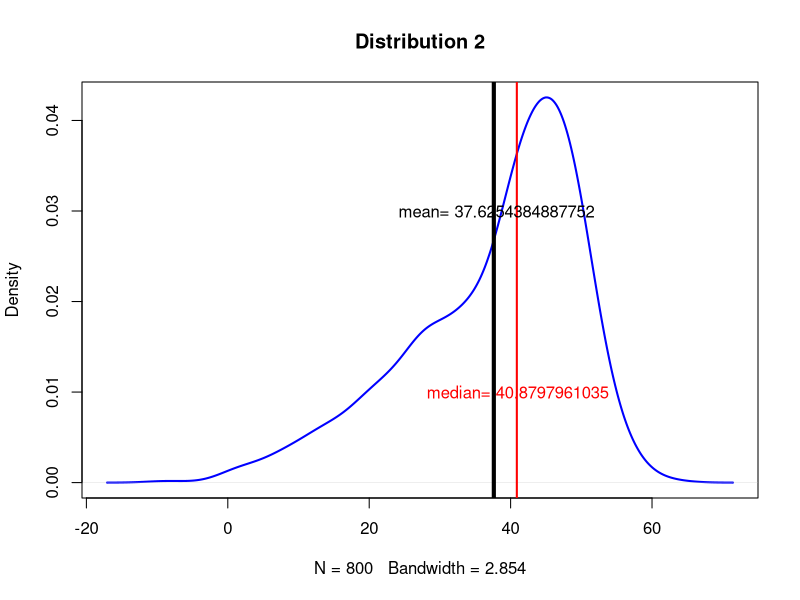
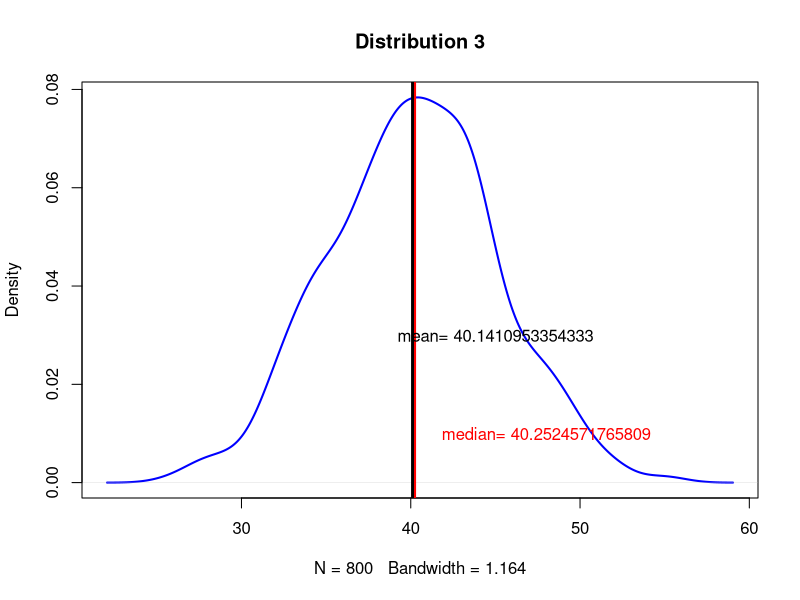
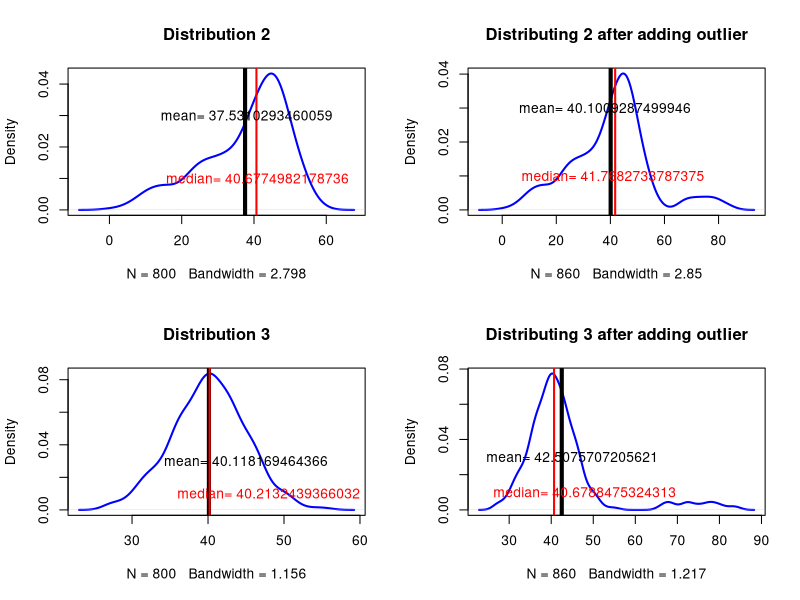
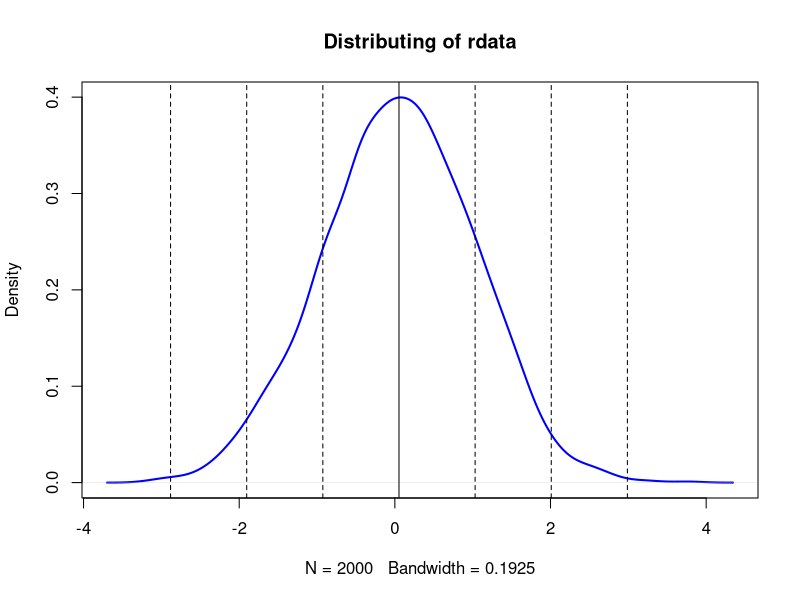

R code for these plots, in order:
## ---- chunk 1
knitr::opts_chunk$set(echo = T)
## ---- chunk 2
d1 <- rnorm(n=500, mean=45, sd=5)
d2 <- rnorm(n=200, mean=30, sd=6)
d3 <- rnorm(n=100, mean=15, sd=7)

# Let?€™s combine them into a single dataset
d123 <- c(d1, d2, d3)
a<-paste("mean=",mean(d123))
b<-paste("median=",median(d123))
# Let?€™s plot the density function of abc
{plot(density(d123), col="blue", lwd=2, 
      main = "Distribution 2")
  
  # Add vertical lines showing mean and median
  abline(v=mean(d123),lwd = 4)
  abline(v=median(d123), lwd = 2, col="red")
  text(x=38, y=0.03,a)
  text(x=41, y=0.01,b, col="red")}
## ---- chunk 3
d1 <- rnorm(n=800, mean=40, sd=5)
a<-paste("mean=",mean(d1))
b<-paste("median=",median(d1))
# Let?€™s plot the density function of abc
{plot(density(d1), col="blue", lwd=2, 
      main = "Distribution 3")
  
  # Add vertical lines showing mean and median
  abline(v=mean(d1),lwd=4)
  abline(v=median(d1),lwd=2, col="red")
  text(x=45, y=0.03,a)
  text(x=48, y=0.01,b, col="red")}
## ---- chunk 4

op=par(mfrow=c(2,2))
d1 <- rnorm(n=500, mean=45, sd=5)
d2 <- rnorm(n=200, mean=30, sd=6)
d3 <- rnorm(n=100, mean=15, sd=7)

# Let?€™s combine them into a single dataset
d123 <- c(d1, d2, d3)
a<-paste("mean=",mean(d123))
b<-paste("median=",median(d123))
# Let?€™s plot the density function of abc
{plot(density(d123), col="blue", lwd=2, 
      main = "Distribution 2")
  
  # Add vertical lines showing mean and median
  abline(v=mean(d123),lwd=4)
  abline(v=median(d123),lwd=2, col="red")
  text(x=38, y=0.03,a)
  text(x=41, y=0.01,b, col="red")}

d4 <- runif(60, min=65, max=85)
# Let?€™s combine them into a single dataset
d123 <- c(d1, d2, d3, d4)
a<-paste("mean=",mean(d123))
b<-paste("median=",median(d123))
# Let?€™s plot the density function of abc
{plot(density(d123), col="blue", lwd=2, 
      main = "Distributing 2 after adding outlier")
  
  # Add vertical lines showing mean and median
  abline(v=mean(d123),lwd=4)
  abline(v=median(d123),lwd=2, col="red")
  text(x=38, y=0.03,a)
  text(x=41, y=0.01,b, col="red")}

d1 <- rnorm(n=800, mean=40, sd=5)
a<-paste("mean=",mean(d1))
b<-paste("median=",median(d1))
# Let?€™s plot the density function of abc
{plot(density(d1), col="blue", lwd=2, 
      main = "Distribution 3")
  
  # Add vertical lines showing mean and median
  abline(v=mean(d1),lwd=4)
  abline(v=median(d1),lwd=2, col="red")
  text(x=45, y=0.03,a)
  text(x=48, y=0.01,b, col="red")}


# Let?€™s combine them into a single dataset
d14 <- c(d1, d4)
a<-paste("mean=",mean(d14))
b<-paste("median=",median(d14))
# Let?€™s plot the density function of abc
{plot(density(d14), col="blue", lwd=2, 
      main = "Distributing 3 after adding outlier")
  
  # Add vertical lines showing mean and median
  abline(v=mean(d14),lwd=4)
  abline(v=median(d14),lwd=2,col="red")
  text(x=45, y=0.03,a)
  text(x=48, y=0.01,b, col="red")}
par(op)

## ---- chunk 5
rdata <- rnorm(n=2000, mean=0, sd=1)
{plot(density(rdata), col="blue", lwd=2, 
      main = "Distributing of rdata")
  
  # Add vertical lines showing mean and median
  abline(v=mean(rdata))
  abline(v=mean(rdata)+1*sd(rdata),lty="dashed")
  abline(v=mean(rdata)+2*sd(rdata),lty="dashed")
  abline(v=mean(rdata)+3*sd(rdata),lty="dashed")
  abline(v=mean(rdata)-1*sd(rdata),lty="dashed")
  abline(v=mean(rdata)-2*sd(rdata),lty="dashed")
  abline(v=mean(rdata)-3*sd(rdata),lty="dashed")
}
## ---- chunk 6
rdata <- rnorm(n=2000, mean=0, sd=1)
q1<-quantile(rdata, prob=.25)
sdq1<- (q1-mean(rdata))/sd(rdata)
q2<-quantile(rdata, prob=.5)
sdq2<-(q2-mean(rdata))/sd(rdata)
q3<-quantile(rdata, prob=.75)
sdq3<-(q3--mean(rdata))/sd(rdata)
quantile1<-c(q1,q2,q3)
std1<-c(sdq1,sdq2,sdq3)
quantile1
std1
quantile1-std1
## ---- chunk 7
rdata2 <- rnorm(n=2000, mean=35, sd=3.5)
q21<-quantile(rdata2, prob=.25)
sdq21<- (q21-mean(rdata2))/sd(rdata2)
q22<-quantile(rdata2, prob=.5)
sdq22<-(q22-mean(rdata2))/sd(rdata2)
q23<-quantile(rdata2, prob=.75)
sdq23<-(q23-mean(rdata2))/sd(rdata2)
quantile2<-c(q21,q22,q23)
std2<-c(sdq21,sdq22,sdq23)
quantile2
std2
quantile1-std1
quantile2-std2
## ---- chunk 8
d1 <- rnorm(n=500, mean=15, sd=5)
d2 <- rnorm(n=200, mean=30, sd=5)
d3 <- rnorm(n=100, mean=45, sd=5)
d123 <- c(d1, d2, d3)
q31<-quantile(d123, prob=.25)
sdq31<- (q31-mean(d123))/sd(d123)
q32<-quantile(d123, prob=.5)
sdq32<-(q32-mean(d123))/sd(d123)
q33<-quantile(d123, prob=.75)
sdq33<-(q33-mean(d123))/sd(d123)
quantile3<-c(q31,q32,q33)
std3<-c(sdq31,sdq32,sdq33)
quantile3
std3
quantile1-std1
quantile3-std3

## ---- chunk 9
rand_data <- rnorm(800, mean=20, sd = 5) 
#(i)
k1 <- log2(800)+1
h1 <- (max(rand_data)-min(rand_data))/k1
#(ii)
h2 <- 3.49*5/800^(1/3)
k2 <- (max(rand_data)-min(rand_data))/h2
#(iii)
h3 <- 2*IQR(rand_data)/800^(1/3)
k3 <- (max(rand_data)-min(rand_data))/h3
bin_widths <- c(h1, h2, h3)
bins <- c(k1 ,k2 ,k3)
bin_widths
bins
## ---- chunk 10
out_data <- c(rand_data, runif(10, min=40, max=60))
x <- length(out_data)
#(i)
k1 <- log2(x)+1
h1 <- (max(out_data)-min(out_data))/k1
#(ii)
h2 <- 3.49*sd(out_data)/x^(1/3)
k2 <- (max(out_data)-min(out_data))/h2
#(iii)
h3 <- 2*IQR(out_data)/x^(1/3)
k3 <- (max(out_data)-min(out_data))/h3
bin_widths <- c(h1, h2, h3)
bins <- c(k1 ,k2 ,k3)
bin_widths
bins
